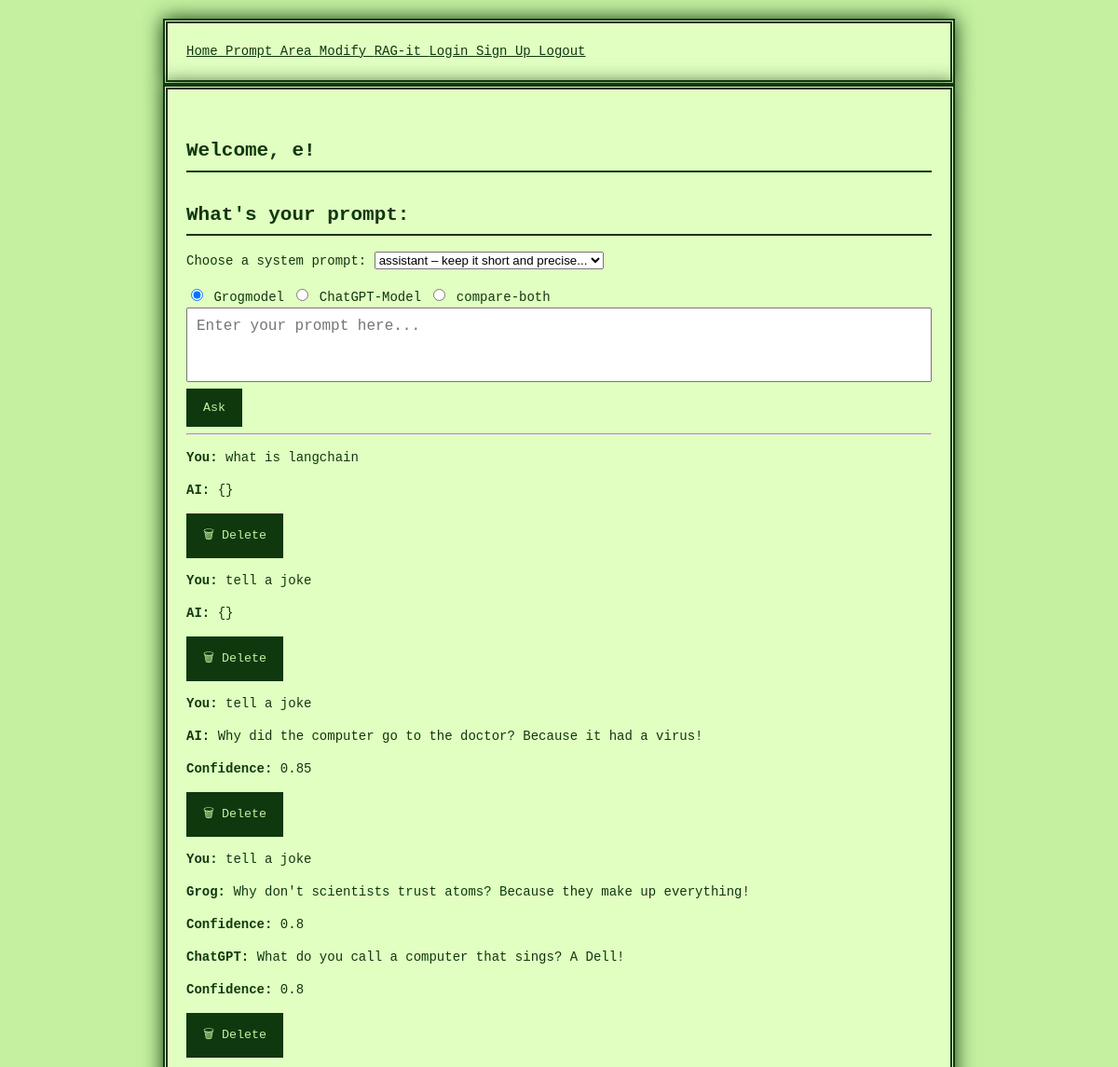
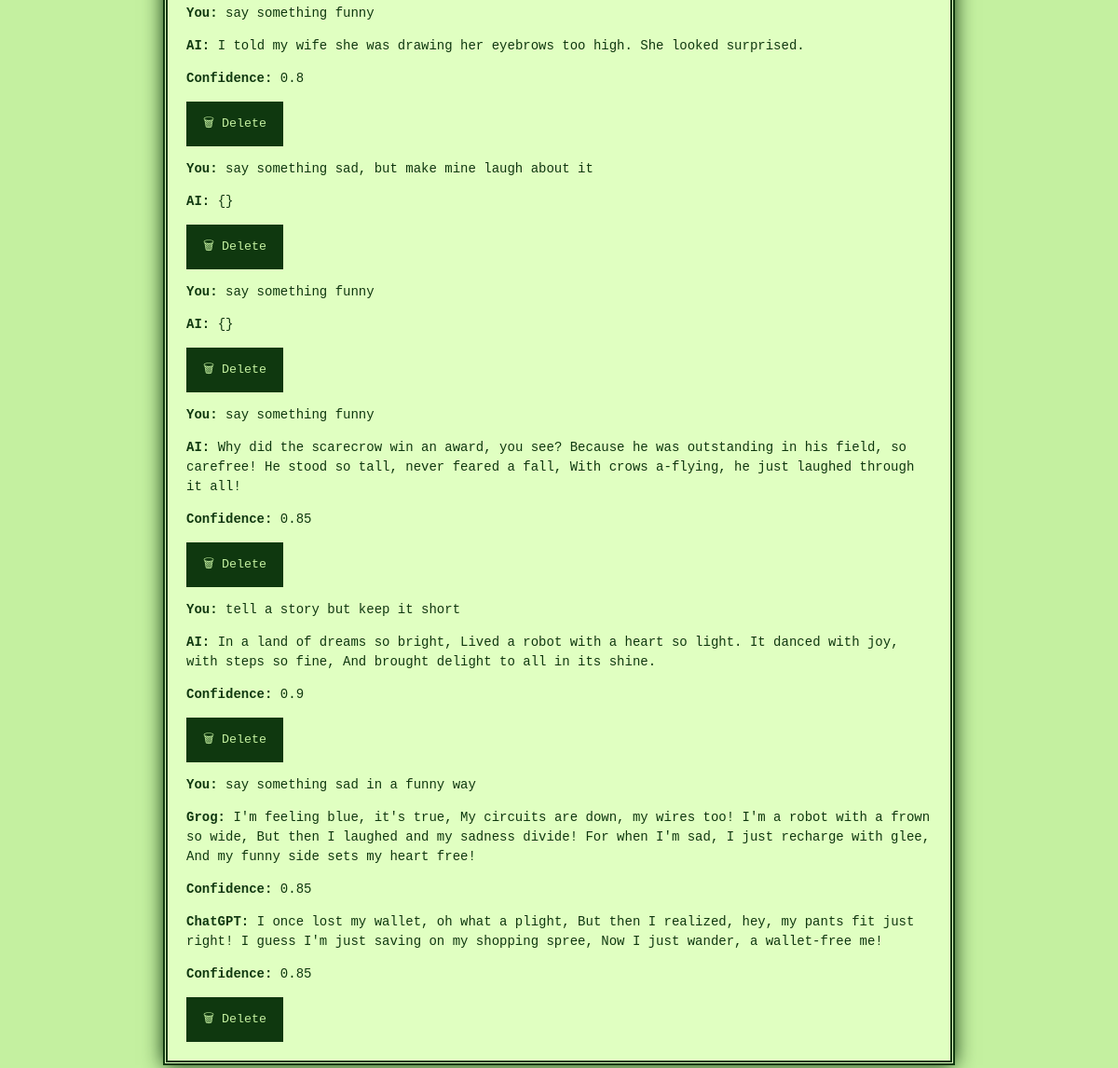
Page /Prompt-area?system_prompt_id=2 (signed in) on the committed database (2 pictures, top to bottom).
### project/models.py (models this page shows)
class Chat(db.Model):
    id = db.Column(db.Integer, primary_key = True)
    user_id = db.Column(db.Integer, db.ForeignKey('user.id', ondelete='CASCADE'), nullable=False)
    question = db.Column(db.String, unique=False)
    answer = db.Column(db.String, unique=False, nullable=True)
    model = db.Column(db.String, unique=False, nullable=True)
    confidence = db.Column(db.Float, nullable=True)
    confidence_grog = db.Column(db.Float, nullable=True)
    confidence_chatgpt = db.Column(db.Float, nullable=True)

### project/main.py (the view)
@main.route('/Prompt-area', methods=["POST", "GET"])
@login_required
def prompt_area():
    user_id = current_user.id
    if request.method == "POST":
        new_prompt = request.form.get("prompt")
        selected_model = request.form.get("modell", "grog")
        system_prompt_id = request.form.get("system_prompt_id")
        delete_id = request.form.get("delete_chat_id")
        if delete_id:
            chat_to_delete = Chat.query.filter_by(id=delete_id, user_id=user_id).first()
            if chat_to_delete:
                db.session.delete(chat_to_delete)
                db.session.commit()
        system_prompts = SystemPrompt.query.all()
        selected_system_prompt = SystemPrompt.query.get(system_prompt_id) if system_prompt_id else None
        system_msg = {
            "role": selected_system_prompt.role,
            "content": selected_system_prompt.content
        } if selected_system_prompt else None
        temperature = selected_system_prompt.temperature if selected_system_prompt else 0.7
        max_tokens = selected_system_prompt.max_tokens if selected_system_prompt else 150
        if new_prompt:
            context_chats = Chat.query.filter_by(user_id=user_id).order_by(Chat.id.desc()).limit(30).all()
            context_chats.reverse()
            context = "".join([f"User: {chat.question}\nAI: {chat.answer}\n" for chat in context_chats])
            combined_prompt = context + f"User: {new_prompt}"
            answer = "⚠️ No answer generated."
            confidence = None
            confidence_grog = None
            confidence_chatgpt = None
            try:
                if selected_model == "grog":
                    result = grogmodel.give_answer(
                        combined_prompt,
                        system_prompt_override=system_msg,
                        temperature=temperature,
                        max_tokens=max_tokens
                    )
                    raw_output = result[1]
                    print("🟢 Raw output from Groq:", raw_output)
                    answer_dict = raw_output if isinstance(raw_output, dict) else {}
                    answer = json.dumps(answer_dict)
                    confidence = answer_dict.get("confidence")
                elif selected_model == "chatgpt":
                    result = chatgptmodel.chat_answers_question(
                        combined_prompt,
                        system_prompt_override=system_msg,
                        temperature=temperature,
                        max_tokens=max_tokens
                    )
                    raw_output = result[1]
                    print("🔵 Raw output from GPT:", repr(raw_output))
                    try:
                        answer_dict = raw_output if isinstance(raw_output, dict) else json.loads(raw_output)
                    except Exception:
                        answer_dict = {}
                    answer = json.dumps(answer_dict)
                    confidence = answer_dict.get("confidence")
                elif selected_model == "compare-both":
                    grog_result = grogmodel.give_answer(
                        combined_prompt,
                        system_prompt_override=system_msg,
                        temperature=temperature,
                        max_tokens=max_tokens
                    )
                    chatgpt_result = chatgptmodel.chat_answers_question(
                        combined_prompt,
                        system_prompt_override=system_msg,
                        temperature=temperature,
                        max_tokens=max_tokens
                    )
                    grog_output = grog_result[1]
                    chatgpt_output = chatgpt_result[1]
                    grog_parsed = grog_output if isinstance(grog_output, dict) else {}
                    chatgpt_parsed = chatgpt_output if isinstance(chatgpt_output, dict) else {}
                    grog_answer = grog_parsed.get("answer", "⚠️")
                    chatgpt_answer = chatgpt_parsed.get("answer", "⚠️")
                    confidence_grog = grog_parsed.get("confidence")
                    confidence_chatgpt = chatgpt_parsed.get("confidence")
                    answer = json.dumps({
                        "grog": grog_answer,
                        "grog_confidence": confidence_grog,
                        "chatgpt": chatgpt_answer,
                        "chatgpt_confidence": confidence_chatgpt
                    })
                else:
                    answer = "⚠️ Unsupported model selected."
            except Exception as e:
                answer = json.dumps({"error": f"Exception during model call: {str(e)}"})
            new_chat = Chat(
                user_id=user_id,
                question=new_prompt,
                answer=answer,
                model=selected_model,
                confidence=confidence,
                confidence_grog=confidence_grog,
                confidence_chatgpt=confidence_chatgpt
            )
            db.session.add(new_chat)
            db.session.commit()
    else:
        selected_model = request.args.get("modell", "grog")
        system_prompt_id = request.args.get("system_prompt_id")
    chat_history = Chat.query.filter_by(user_id=user_id).order_by(Chat.id.desc()).limit(10).all()
    chat_history.reverse()
    system_prompts = SystemPrompt.query.all()
    return render_template(
        'Prompt-area.html',
        name=current_user.name,
        chat_history=chat_history,
        system_prompts=system_prompts,
        selected_system_prompt_id=system_prompt_id,
        selected_model=selected_model
    )

### project/__init__.py (called while the page is built)
def create_app():
    app = Flask(__name__)
    app.config['SECRET_KEY'] = 'secret_key_goes_here' #was soll das?
    app.config['SQLALCHEMY_DATABASE_URI'] = 'sqlite:///db.sqlite'
    app.jinja_env.filters['loads'] = json.loads
    db.init_app(app)
    login_manager = LoginManager()
    login_manager.login_view = 'auth.login'
    login_manager.init_app(app)
    from .models import User
    @login_manager.user_loader
    def load_user(user_id):
        return User.query.get(int(user_id))
    from .auth import auth as auth_blueprint
    app.register_blueprint(auth_blueprint)
    from .main import main as main_blueprint
    app.register_blueprint(main_blueprint)
    return app

### project/templates/Prompt-area.html (shortened to what this page needs)
{% extends "base.html" %}
{% block content %}
<h1 class="title">Welcome, {{ name }}!</h1>
<h2>What's your prompt:</h2>
<form method="POST" action="{{ url_for('main.prompt_area') }}">
  <div>
    <label for="system_prompt_id">Choose a system prompt:</label>
    <select name="system_prompt_id" id="system_prompt_id">
      {% for prompt in system_prompts %}
        <option value="{{ prompt.id }}"
          {% if selected_system_prompt_id == prompt.id|string %}selected{% endif %}>
          {{ prompt.role }} – {{ prompt.content[:40] }}...
        </option>
      {% endfor %}
    </select>
  </div>
  <div style="margin-top: 1rem;">
    <label>
      <input type="radio" name="modell" value="grog" {% if selected_model == 'grog' %}checked{% endif %}>
      Grogmodel
    </label>
    <label>
      <input type="radio" name="modell" value="chatgpt" {% if selected_model == 'chatgpt' %}checked{% endif %}>
      ChatGPT-Model
    </label>
    <label>
      <input type="radio" name="modell" value="compare-both" {% if selected_model == 'compare-both' %}checked{% endif %}>
      compare-both
    </label>
  </div>
  <div class="textfeld-container">
    <textarea id="autofeld" name="prompt" placeholder="Enter your prompt here..." required></textarea>
    <input type="submit" value="Ask">
  </div>
</form>
<hr>
{% for chat in chat_history %}
  <div class="chat-entry">
    <p><strong>You:</strong> {{ chat.question }}</p>
    {% if chat.model == "compare-both" %}
      {% set both = chat.answer | safe | loads %}
      <p><strong>Grog:</strong> {{ both.grog }}</p>
      <p><strong>Confidence:</strong> {{ both.grog_confidence or 'no confidence here' }}</p>
      <p><strong>ChatGPT:</strong> {{ both.chatgpt }}</p>
      <p><strong>Confidence:</strong> {{ both.chatgpt_confidence or 'no confidence here' }}</p>
    {% else %}
      {% set parsed = chat.answer | safe | loads %}
      {% if parsed and parsed.answer %}
        <p><strong>AI:</strong> {{ parsed.answer }}</p>
        <p><strong>Confidence:</strong> {{ parsed.confidence or 'NAN' }}</p>
      {% else %}
        <p><strong>AI:</strong> {{ chat.answer }}</p>
      {% endif %}
    {% endif %}
    <form method="POST" style="display:inline;">
      <button type="submit" onclick="return confirm('Delete this message?')">🗑 Delete</button>
    </form>
  </div>
{% endfor %}
{% endblock %}

### project/static/styles.css (style rules this page uses)
body { background-color: #c4f0a0; color: #0f380f; font-family: 'Press Start 2P', monospace; font-size: 14px; line-height: 1.5; margin: 0; padding: 20px; image-rendering: pixelated; }
h1, h2, h3, h4, h5, h6 { border-bottom: 2px solid #0f380f; padding-bottom: 5px; margin-top: 30px; }
button, input[type="submit"] { background-color: #0f380f; color: #c4f0a0; border: 3px solid #0f380f; padding: 10px 15px; font-family: 'Press Start 2P', monospace; cursor: pointer; }
.textfeld-container { width: 100%; }
textarea { width: 100%; min-height: 80px; resize: none; overflow: hidden; font-family: monospace; font-size: 16px; padding: 10px; box-sizing: border-box; }

### rows in the picture
Chat: question "what is langchain", answer "{}"
Chat: question "tell a joke", answer "{}"
Chat: question "tell a joke", answer "Why did the computer go to the doctor? Because it had a virus!", confidence "0.85"
Chat: question "tell a joke", grog "Why don't scientists trust atoms? Because they make up everything!", grog_confidence "0.8", chatgpt "What do you call a computer that sings? A Dell!", chatgpt_confidence "0.8"
Chat: question "say something funny", answer "I told my wife she was drawing her eyebrows too high. She looked surprised.", confidence "0.8"
Chat: question "say something sad, but make mine laugh about it", answer "{}"
Chat: question "say something funny", answer "{}"
Chat: question "say something funny", answer "Why did the scarecrow win an award, you see? Because he was outstanding in his field, so carefree! He stood so tall, never feared a fall, With crows a-flying, he just laughed through it all!", confidence "0.85"
Chat: question "tell a story but keep it short", answer "In a land of dreams so bright, Lived a robot with a heart so light. It danced with joy, with steps so fine, And brought delight to all in its shine.", confidence "0.9"
Chat: question "say something sad in a funny way", grog "I'm feeling blue, it's true, My circuits are down, my wires too! I'm a robot with a frown so wide, But then I laughed and my sadness divide! For when I'm sad, I just recharge with glee, And my funny side sets my heart free!", grog_confidence "0.85", chatgpt "I once lost my wallet, oh what a plight, But then I realized, hey, my pants fit just right! I guess I'm just saving on my shopping spree, Now I just wander, a wallet-free me!", chatgpt_confidence "0.85"

### other values in the picture
{{ name }} "e"
form field system_prompt_id "assistant – keep it short and precise..."
